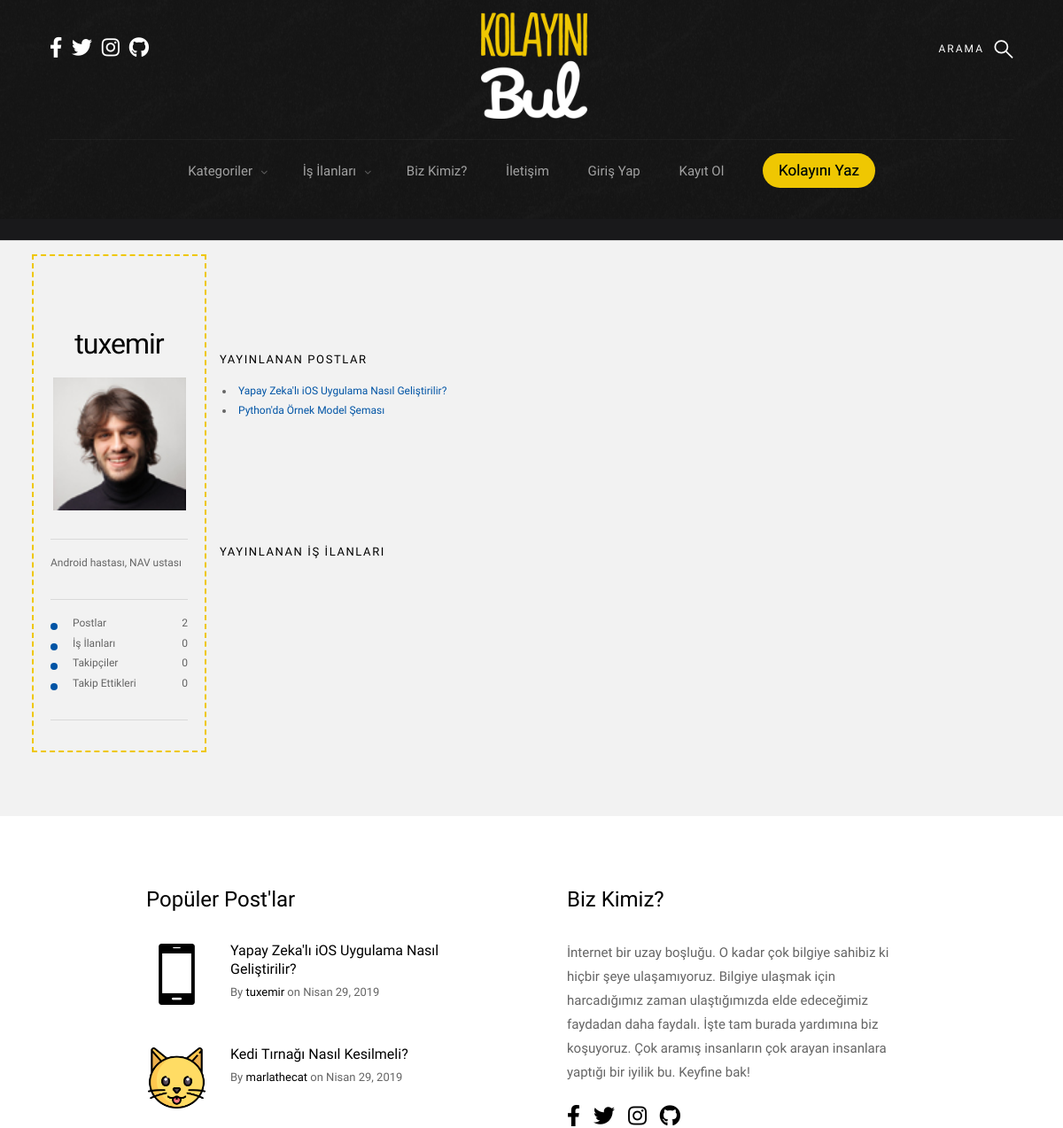
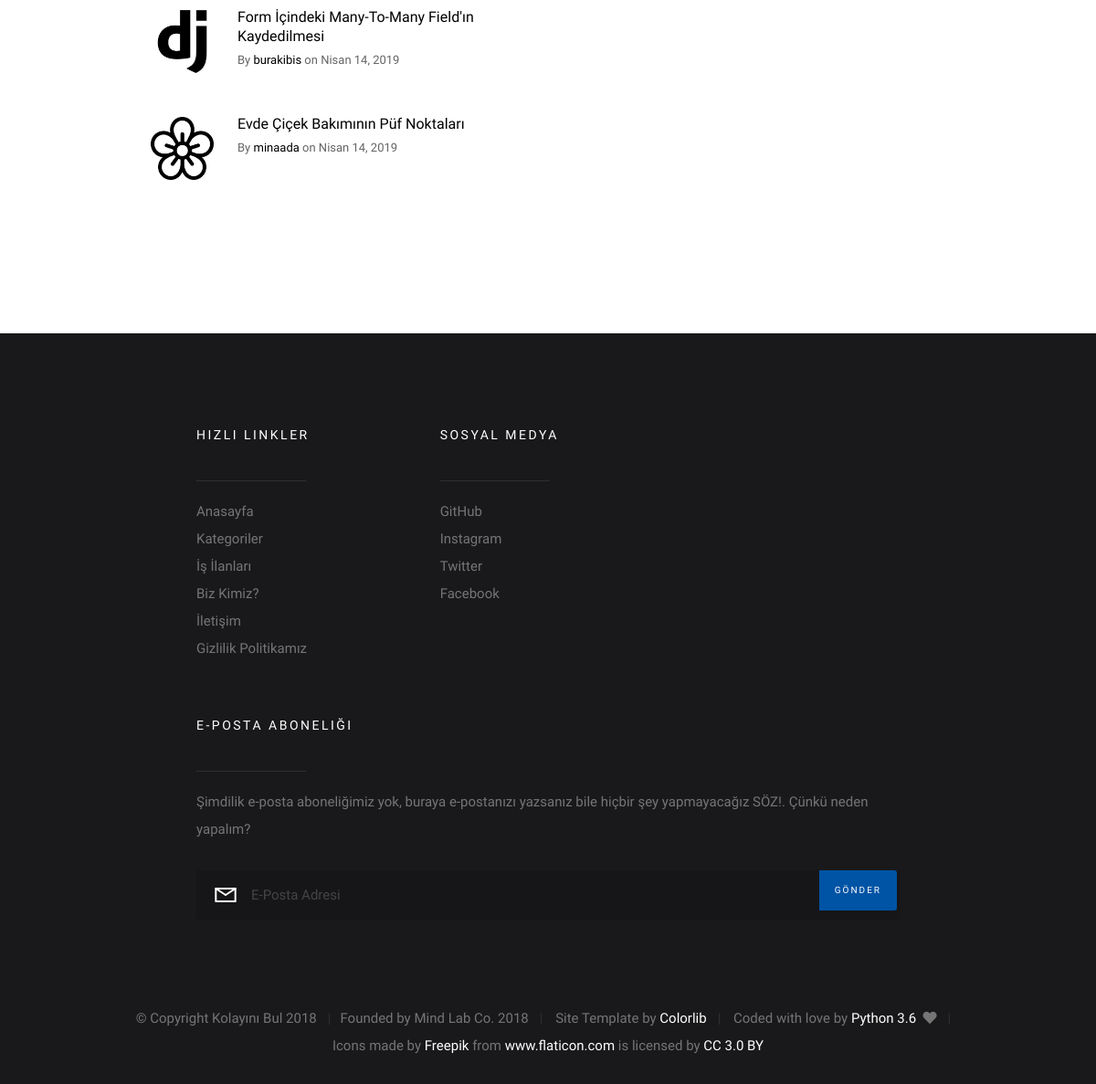
Page /user/profile/tuxemir/ on the committed database (2 pictures, top to bottom).
### user/models.py (models this page shows, shortened)
class Profile(models.Model):
    user = models.OneToOneField(User, on_delete=models.CASCADE)
    slug = models.SlugField(max_length=55, blank=True, null=True)
    first_name = models.CharField(_('first name'), max_length=30, null=True, blank=True)
    last_name = models.CharField(_('last name'), max_length=30, null=True, blank=True)
    bio = models.TextField(max_length=500, blank=True, verbose_name="Biyografi")
    school = models.CharField(max_length=30, blank=True, verbose_name="Okul")
    education = models.CharField(max_length=30, blank=True, verbose_name="Bölüm")
    city = models.CharField(max_length=30, blank=True, verbose_name="Şehir")
    birth_date = models.DateField(null=True, blank=True, verbose_name="Doğum Tarihi")
    avatar = models.ImageField(upload_to='avatars/', default='avatars/defaultuser.jpg', verbose_name="Profil Fotoğrafı")
    job = models.CharField(max_length=30, blank=True, verbose_name="Meslek")
    skills = models.ManyToManyField(SubCategory, verbose_name="Yetenekler")
    post = models.ManyToManyField(Post, blank=True)
    followers = models.ManyToManyField(User, blank=True, verbose_name="Followers", related_name="Followers")
    following = models.ManyToManyField(User, blank=True, verbose_name="Following", related_name="Following")
    github_profile = models.URLField(verbose_name="Github Profile", null=True, blank=True)
    twitter_profile = models.URLField(verbose_name="Twitter Profile", null=True, blank=True)
    stack_overflow_profile = models.URLField(verbose_name="Stack Overflow Profile", null=True, blank=True)
    facebook_profile = models.URLField(verbose_name="Facebook Profile", null=True, blank=True)
    instagram_profile = models.URLField(verbose_name="Instagram Profile", null=True, blank=True)
    linkedin_profile = models.URLField(verbose_name="Linkedin Profile", null=True, blank=True)
    skype_profile = models.URLField(verbose_name="Skype Profile", null=True, blank=True)
    spotify_profile = models.URLField(verbose_name="Spotify Profile", null=True, blank=True)

### blog/models.py (models this page shows, shortened)
class Post(models.Model):
    author = models.ForeignKey("auth.User", on_delete=models.CASCADE, verbose_name="Yazar")
    category = models.ForeignKey("Category", on_delete=models.CASCADE, verbose_name="Kategori Adı")
    sub_category = models.ForeignKey("SubCategory", on_delete=models.CASCADE, verbose_name="Alt Kategori Adı",
                                     related_name="sub_category")
    title = models.CharField(max_length=50, verbose_name="Post Başlığı")
    slug = models.SlugField(max_length=55, blank=True, null=True)
    description = RichTextField(max_length=100000, null=False, verbose_name="Açıklama")
    image = models.ImageField(upload_to='post_images/', null=True, blank=True,
                              default='')
    created_date = models.DateTimeField(auto_now_add=True, verbose_name="Created Date")
    updated_date = models.DateTimeField(blank=True, null=True, verbose_name="Updated Date")
    verified_date = models.DateTimeField(auto_now_add=True, verbose_name="Verified Date")
    sources = models.CharField(max_length=250, verbose_name="Kaynak", blank=True, null=True)
    STATUS_DRAFT = 1
    STATUS_PUBLISHED = 2
    STATUS_ARCHIVED = 3
    STATUS_DEACTIVATED = 4
    STATUS_WAITING_APPROVAL = 5
    STATUSES = (
        (STATUS_DRAFT, 'Taslak'),
        (STATUS_PUBLISHED, 'Yayında'),
        (STATUS_ARCHIVED, 'Arşivlendi'),
        (STATUS_DEACTIVATED, 'Kaldırıldı'),
        (STATUS_WAITING_APPROVAL, "Onay Bekliyor")
    )
    active_post = models.SmallIntegerField(choices=STATUSES, default=5)
    LOCATION_BIG = 1
    LOCATION_SMALL1 = 2
    LOCATION_SMALL2 = 3
    LOCATION_OTHER = 4
    LOCATION = (
        (LOCATION_BIG, 'Big Box'),
        (LOCATION_SMALL1, 'First Small Box'),
        (LOCATION_SMALL2, 'Second Small Box'),
        (LOCATION_OTHER, 'Other'),
    )
    page_header_content = models.SmallIntegerField(choices=LOCATION, default=4)
    tag = models.ManyToManyField(SubCategory, default=sub_category)
    class Meta:
        ordering = ['-created_date']

class SubCategory(models.Model):
    category_name = models.ForeignKey(Category, on_delete=models.CASCADE, null=True, related_name='subcategories')
    sub_category_name = models.CharField(max_length=50, verbose_name="Alt-Category Adı")
    slug = models.SlugField(max_length=55, blank=True, null=True)
    sub_category_image = models.FileField(upload_to='sub_category_images/', null=True, blank=True)
    def __str__(self):
        return "{sub_category_name}".format(sub_category_name=self.sub_category_name)

### user/views.py (the view)
# urls.py: path('profile/<slug:slug>/', views.profile, name="profile"),
def profile(request, slug):
    profile_detail = get_object_or_404(Profile, slug=slug)
    user_posts = Post.objects.filter(author=profile_detail.id)
    user_jobs = JobAdvertisement.objects.filter(employer=profile_detail.id)
    context = {
        "profile_detail": profile_detail,
        "user_posts": user_posts,
        "user_jobs": user_jobs,
    }
    return render(request, "profile_pages/profile.html", context)

### base_pages/views.py (called while the page is built)
def categories(request):
    categories = Category.objects.all()
    context = {
        "categories": categories,
    }
    return context

def footerpost(request):
    footer_post = Post.objects.filter(active_post="2").order_by('-created_date')
    context = {
        "footer_post": footer_post,
    }
    return context

def big_box(request):
    try:
        big_box = Post.objects.get(page_header_content=1)
    except Post.DoesNotExist:
        big_box = None
    context = {
        "big_box": big_box,
    }
    return context

def second_box(request):
    try:
        second_box = Post.objects.get(page_header_content=2)
    except Post.DoesNotExist:
        second_box = None
    context = {
        "second_box": second_box,
    }
    return context

def third_box(request):
    try:
        third_box = Post.objects.get(page_header_content=3)
    except Post.DoesNotExist:
        third_box = None
    context = {
        "third_box": third_box,
    }
    return context

### blog/templatetags/my_filters.py (called while the page is built)
@register.filter()
def upfirstletter(value):
    first = value[0] if len(value) > 0 else ''
    remaining = value[1:] if len(value) > 1 else ''
    return first.upper() + remaining

### templates/profile_pages/profile.html (shortened to what this page needs)
{% extends "base/layout.html" %}
{% load static %}
{% block body %}
    <section class="s-content" style="padding-top: 0rem">
        <section id="styles" class="s-styles">
            <hr>
            <div class="container bootstrap snippet">
                <div class="row">
                    <div class="col-sm-3" style="border: #EFC702 dashed 2px; padding: 19px">
                        <div class="text-center">
                            <h1 align="center">{{ profile_detail.user }}</h1>
                            <img src="{{ profile_detail.avatar.url }}" class="avatar img-circle img-thumbnail"
                                 alt="avatar" style="width: 150px;height: 150px">
                        </div>
                        <div style="text-align: justify;word-wrap: break-spaces;width: 155px">
                            <hr>
                            <p>{{ profile_detail.bio }}</p>
                        </div>
                        <hr>
                        <ul class="disc">
                            <li class="list-group-item text-right"><span
                                    class="pull-left"><strong>Postlar</strong></span>{{ user_posts.count }}</li>
                            <li class="list-group-item text-right"><span class="pull-left"><strong>İş İlanları</strong></span>{{ user_jobs.count }}
                            </li>
                            <li class="list-group-item text-right"><span
                                    class="pull-left"><strong>Takipçiler</strong></span> 0
                            </li>
                            <li class="list-group-item text-right"><span
                                    class="pull-left"><strong>Takip Ettikleri</strong></span> 0
                            </li>
                        </ul>
                        <div class="panel panel-default">
                            <hr>
                        </div>
                    </div>
                    <div class="col-sm-9">
                        <div class="tab-content">
                            <div class="table-bordered">
                                <br><br><br>
                                <h6>Yayınlanan Postlar</h6>
                                <ul>
                                    {% for post in user_posts %}
                                    <li>
                                        <a href="{% url 'posts:detail' slug=post.slug %}">{{ post.title }}</a>
                                    </li>
                                    {% endfor %}
                                </ul>
                            </div>
                        <div class="table-bordered">
                                <br><br><br>
                                <h6>Yayınlanan İş İlanları</h6>
                            </div>
                        </div>
                    </div>
                </div>
            </div>
        </section>
    </section>
{% endblock %}

### templates/base/components/s-extra-footer-top.html
{% load static %}
{% load my_filters %}
<section class="s-extra">
    <div class="row top">
        <div class="col-eight md-six tab-full popular">
            <h3>Popüler Post'lar</h3>
            <div class="block-1-2 block-m-full popular__posts">
                {% for post in footer_post|slice:":6" %}
                    <article class="col-block popular__post">
                        <a href="#0" class="popular__thumb">
                            <img src="{{ post.sub_category.sub_category_image.url }}" alt="">
                        </a>
                        <h5><a href="{% url 'posts:detail' slug=post.slug %}">{{ post.title|safe|upfirstletter }}</a></h5>
                        <section class="popular__meta">
                            <span class="popular__author"><span>By</span> <a href="{% url 'user:profile' slug=post.author %}">{{ post.author }}</a></span>
                            <span class="popular__date"><span>on</span> <time
                                    datetime="2017-12-19">{{ post.created_date|date:"F d, Y" }}</time></span>
                        </section>
                    </article>
                {% endfor %}
            </div>
        </div>
        <div class="col-four md-six tab-full about">
            <h3>Biz Kimiz?</h3>
            <p>
                İnternet bir uzay boşluğu. O kadar çok bilgiye sahibiz ki hiçbir şeye ulaşamıyoruz. Bilgiye ulaşmak için
                harcadığımız zaman ulaştığımızda elde edeceğimiz faydadan daha faydalı. İşte tam burada
                yardımına biz koşuyoruz. Çok aramış insanların çok arayan insanlara yaptığı bir iyilik bu. Keyfine bak!
            </p>
            <ul class="about__social">
                <li>
                    <a href="https://www.facebook.com/kolayinibul/" target="_blank"><i class="fab fa-facebook-f"></i></a>
                </li>
                <li>
                    <a href="https://twitter.com/kolayinibul" target="_blank"><i class="fab fa-twitter"></i></a>
                </li>
                <li>
                    <a href="https://www.instagram.com/kolayinibul" target="_blank"><i class="fab fa-instagram"></i></a>
                </li>
                <li>
                    <a href="https://github.com/mindlabcore" target="_blank"><i class="fab fa-github"></i></a>
                </li>
            </ul>
        </div>
    </div>
</section>

### static/css/base.css (style rules this page uses)
body { margin: 0; }
article, aside, footer, header, nav, section { display: block; }
h1 { font-size: 2em; margin: 0.67em 0; }
hr { box-sizing: content-box; height: 0; overflow: visible; }
b, strong { font-weight: inherit; }
b, strong { font-weight: bolder; }
img { border-style: none; }
*, *::before, *::after { box-sizing: inherit; }
body { font-weight: normal; line-height: 1; word-wrap: break-word; text-rendering: optimizeLegibility; -webkit-overflow-scrolling: touch; -webkit-text-size-adjust: none; }
body, input, button { -moz-osx-font-smoothing: grayscale; -webkit-font-smoothing: antialiased; }
img, video { max-width: 100%; height: auto; }
div, dl, dt, dd, ul, ol, li, h1, h2, h3, h4, h5, h6, pre, form, p, blockquote, th, td { margin: 0; padding: 0; }
h1, h2, h3, h4, h5, h6 { -webkit-font-smoothing: auto; -webkit-font-smoothing: antialiased; -webkit-font-variant-ligatures: common-ligatures; -moz-font-variant-ligatures: common-ligatures; font-variant-ligatures: common-ligatures; text-rendering: optimizeLegibility; }
em, i { font-style: italic; line-height: inherit; }
strong, b { font-weight: bold; line-height: inherit; }
ol, ul { list-style: none; }
li { display: block; }
a img { border: none; }
.row { width: 94%; max-width: 1200px; margin: 0 auto; }
.row:after { content: ""; display: table; clear: both; }
[class*="col-"] { float: left; padding: 0 20px; }
.col-four, .col-1-3 { width: 33.33333%; }
.col-eight, .col-2-3 { width: 66.66667%; }
@media only screen and (max-width: 1200px) { [class*="col-"] { padding: 0 15px; } }
@media only screen and (max-width: 1200px) { .md-six, .md-1-2 { width: 50%; } }
[class*="block-"]:after { content: ""; display: table; clear: both; }
.block-1-2 .col-block { width: 50%; }
.block-1-6 .col-block:nth-child(6n + 1), .block-1-5 .col-block:nth-child(5n + 1), .block-1-4 .col-block:nth-child(4n + 1), .block-1-3 .col-block:nth-child(3n + 1), .block-1-2 .col-block:nth-child(2n + 1) { clear: both; }
@media only screen and (max-width: 1200px) { .block-m-full .col-block { width: 100%; clear: both; } }
@media only screen and (max-width: 1200px) { [class*="block-m-"] .col-block:nth-child(n) { clear: none; } }
.text-center { text-align: center; }
.text-right { text-align: right; }
.pull-left { float: left; }

### rows in the picture
Profile: user "tuxemir", avatar (picture), bio "Android hastası, NAV ustası"
Post: title "Yapay Zeka'lı iOS Uygulama Nasıl Geliştirilir?", sub_category.sub_category_image (picture), title|upfirstletter "Yapay Zeka'lı iOS Uygulama Nasıl Geliştirilir?", author "tuxemir", created_date "Nisan 29, 2019"
Post: title "Python'da Örnek Model Şeması"
Post: sub_category.sub_category_image (picture), title|upfirstletter "Kedi Tırnağı Nasıl Kesilmeli?", author "marlathecat", created_date "Nisan 29, 2019"
Post: sub_category.sub_category_image (picture), title|upfirstletter "Form İçindeki Many-To-Many Field'ın Kaydedilmesi", author "burakibis", created_date "Nisan 14, 2019"
Post: sub_category.sub_category_image (picture), title|upfirstletter "Evde Çiçek Bakımının Püf Noktaları", author "minaada", created_date "Nisan 14, 2019"

### other values in the picture
{{ user_posts.count }} "2"
{{ user_jobs.count }} "0"
